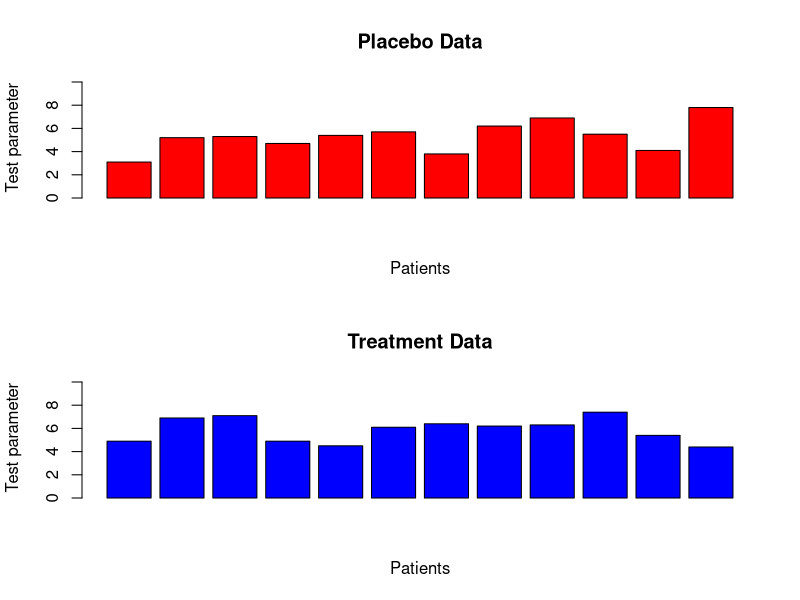
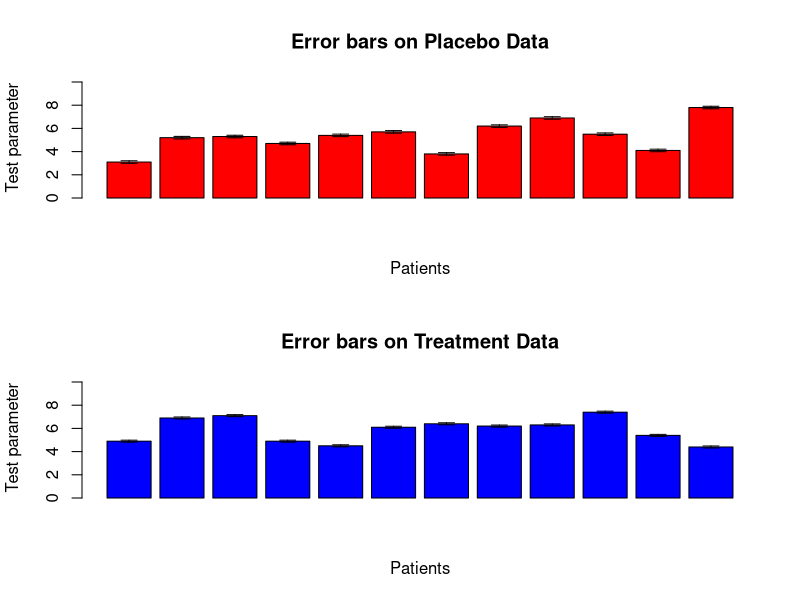

Generate these figures, in order, with R:
# Question 6 Pract Assignment 1:

# a) plots their bar plots side by side.
placebo<-c(3.1,5.2,5.3,4.7,5.4,5.7,3.8,6.2,6.9,5.5,4.1,7.8)
treatment<-c(4.9,6.9,7.1,4.9,4.5,6.1,6.4,6.2,6.3,7.4,5.4,4.4)
par(mfrow=c(2,1))

# A) plots their bar plots side by side.
bar_placebo <- barplot(placebo, ylab= " Test parameter", xlab="Patients", main="Placebo Data", col = "red", ylim= c(0,10))
bar_treat <- barplot(treatment, ylab= " Test parameter", xlab="Patients", main="Treatment Data", col = "blue", ylim= c(0,10))
bar_placebo
bar_treat
# B) Add standard error on mean as error bar in the plot
SE_placebo=sd(placebo)/length(placebo)
SE_treat=sd(treatment)/length(treatment)
X11()
par(mfrow=c(2,1))
# plotting placebo
bar_placebo <- barplot(placebo, ylab= " Test parameter", xlab="Patients", main="Error bars on Placebo Data", col = "red", ylim= c(0,10))
arrows(bar_placebo, placebo+SE_placebo, bar_placebo, placebo-SE_placebo, angle=90, code=3, length=0.08, col="black")

bar_treat <- barplot(treatment, ylab= " Test parameter", xlab="Patients", main="Error bars on Treatment Data", col = "blue", ylim= c(0,10))
arrows(bar_treat, treatment+SE_treat, bar_treat, treatment-SE_treat, angle=90, code=3, length=0.08, col="black")
